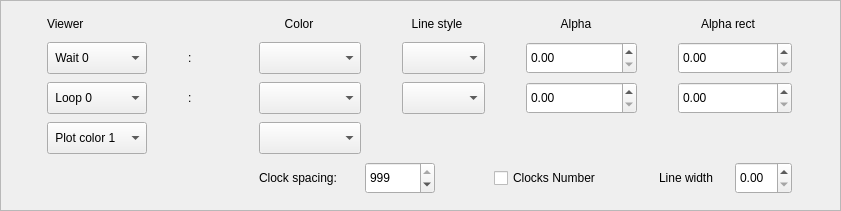
  <widget class="QFrame" name="frame_9">
   <property name="geometry">
    <rect>
     <x>10</x>
     <y>480</y>
     <width>841</width>
     <height>211</height>
    </rect>
   </property>
   <property name="frameShape">
    <enum>QFrame::StyledPanel</enum>
   </property>
   <property name="frameShadow">
    <enum>QFrame::Raised</enum>
   </property>
   <layout class="QGridLayout" name="gridLayout_9">
    <item row="2" column="1">
     <widget class="QLabel" name="label_413">
      <property name="minimumSize">
       <size>
        <width>0</width>
        <height>0</height>
       </size>
      </property>
      <property name="maximumSize">
       <size>
        <width>30</width>
        <height>16777215</height>
       </size>
      </property>
      <property name="text">
       <string>:</string>
      </property>
     </widget>
    </item>
    <item row="0" column="4">
     <widget class="QLabel" name="label_5">
      <property name="maximumSize">
       <size>
        <width>100</width>
        <height>20</height>
       </size>
      </property>
      <property name="font">
       <font>
        <pointsize>9</pointsize>
       </font>
      </property>
      <property name="text">
       <string>Alpha</string>
      </property>
      <property name="alignment">
       <set>Qt::AlignCenter</set>
      </property>
     </widget>
    </item>
    <item row="0" column="5">
     <widget class="QLabel" name="label_4">
      <property name="maximumSize">
       <size>
        <width>100</width>
        <height>20</height>
       </size>
      </property>
      <property name="font">
       <font>
        <pointsize>9</pointsize>
       </font>
      </property>
      <property name="text">
       <string>Alpha rect</string>
      </property>
      <property name="alignment">
       <set>Qt::AlignCenter</set>
      </property>
     </widget>
    </item>
    <item row="0" column="2">
     <widget class="QLabel" name="label_7">
      <property name="maximumSize">
       <size>
        <width>80</width>
        <height>20</height>
       </size>
      </property>
      <property name="font">
       <font>
        <pointsize>9</pointsize>
       </font>
      </property>
      <property name="text">
       <string>Color</string>
      </property>
      <property name="alignment">
       <set>Qt::AlignCenter</set>
      </property>
     </widget>
    </item>
    <item row="0" column="0">
     <widget class="QLabel" name="label_8">
      <property name="maximumSize">
       <size>
        <width>100</width>
        <height>20</height>
       </size>
      </property>
      <property name="text">
       <string>Viewer</string>
      </property>
     </widget>
    </item>
    <item row="2" column="4">
     <widget class="QDoubleSpinBox" name="doubleSpinBoxLoopAlpha">
      <property name="minimumSize">
       <size>
        <width>0</width>
        <height>31</height>
       </size>
      </property>
      <property name="maximumSize">
       <size>
        <width>120</width>
        <height>32</height>
       </size>
      </property>
      <property name="toolTip">
       <string>Alpha</string>
      </property>
      <property name="maximum">
       <double>1.000000000000000</double>
      </property>
      <property name="singleStep">
       <double>0.010000000000000</double>
      </property>
     </widget>
    </item>
    <item row="2" column="0">
     <widget class="QComboBox" name="comboBoxPatLoop">
      <property name="minimumSize">
       <size>
        <width>100</width>
        <height>32</height>
       </size>
      </property>
      <property name="maximumSize">
       <size>
        <width>120</width>
        <height>32</height>
       </size>
      </property>
      <item>
       <property name="text">
        <string> Loop 0</string>
       </property>
      </item>
      <item>
       <property name="text">
        <string> Loop 1</string>
       </property>
      </item>
      <item>
       <property name="text">
        <string> Loop 2</string>
       </property>
      </item>
      <item>
       <property name="text">
        <string> Loop 3</string>
       </property>
      </item>
      <item>
       <property name="text">
        <string> Loop 4</string>
       </property>
      </item>
      <item>
       <property name="text">
        <string> Loop 5</string>
       </property>
      </item>
     </widget>
    </item>
    <item row="1" column="1">
     <widget class="QLabel" name="label_412">
      <property name="minimumSize">
       <size>
        <width>0</width>
        <height>0</height>
       </size>
      </property>
      <property name="maximumSize">
       <size>
        <width>30</width>
        <height>16777215</height>
       </size>
      </property>
      <property name="text">
       <string>:</string>
      </property>
     </widget>
    </item>
    <item row="1" column="4">
     <widget class="QDoubleSpinBox" name="doubleSpinBoxWaitAlpha">
      <property name="minimumSize">
       <size>
        <width>0</width>
        <height>31</height>
       </size>
      </property>
      <property name="maximumSize">
       <size>
        <width>120</width>
        <height>32</height>
       </size>
      </property>
      <property name="toolTip">
       <string>Alpha</string>
      </property>
      <property name="maximum">
       <double>1.000000000000000</double>
      </property>
      <property name="singleStep">
       <double>0.010000000000000</double>
      </property>
     </widget>
    </item>
    <item row="1" column="0">
     <widget class="QComboBox" name="comboBoxPatWait">
      <property name="minimumSize">
       <size>
        <width>100</width>
        <height>32</height>
       </size>
      </property>
      <property name="maximumSize">
       <size>
        <width>120</width>
        <height>32</height>
       </size>
      </property>
      <item>
       <property name="text">
        <string> Wait 0</string>
       </property>
      </item>
      <item>
       <property name="text">
        <string> Wait 1</string>
       </property>
      </item>
      <item>
       <property name="text">
        <string> Wait 2</string>
       </property>
      </item>
      <item>
       <property name="text">
        <string> Wait 3</string>
       </property>
      </item>
      <item>
       <property name="text">
        <string> Wait 4</string>
       </property>
      </item>
      <item>
       <property name="text">
        <string> Wait 5</string>
       </property>
      </item>
     </widget>
    </item>
    <item row="1" column="3">
     <widget class="QComboBox" name="comboBoxPatWaitLineStyle">
      <property name="minimumSize">
       <size>
        <width>70</width>
        <height>32</height>
       </size>
      </property>
      <property name="maximumSize">
       <size>
        <width>120</width>
        <height>32</height>
       </size>
      </property>
      <property name="toolTip">
       <string>Line Style</string>
      </property>
     </widget>
    </item>
    <item row="1" column="5">
     <widget class="QDoubleSpinBox" name="doubleSpinBoxWaitAlphaRect">
      <property name="maximumSize">
       <size>
        <width>120</width>
        <height>32</height>
       </size>
      </property>
      <property name="toolTip">
       <string>Alpha Rect</string>
      </property>
      <property name="maximum">
       <double>1.000000000000000</double>
      </property>
      <property name="singleStep">
       <double>0.010000000000000</double>
      </property>
     </widget>
    </item>
    <item row="2" column="2">
     <widget class="QComboBox" name="comboBoxPatLoopColor">
      <property name="minimumSize">
       <size>
        <width>80</width>
        <height>32</height>
       </size>
      </property>
      <property name="maximumSize">
       <size>
        <width>120</width>
        <height>32</height>
       </size>
      </property>
     </widget>
    </item>
    <item row="2" column="3">
     <widget class="QComboBox" name="comboBoxPatLoopLineStyle">
      <property name="minimumSize">
       <size>
        <width>70</width>
        <height>32</height>
       </size>
      </property>
      <property name="maximumSize">
       <size>
        <width>120</width>
        <height>32</height>
       </size>
      </property>
      <property name="toolTip">
       <string>Line Style</string>
      </property>
     </widget>
    </item>
    <item row="2" column="5">
     <widget class="QDoubleSpinBox" name="doubleSpinBoxLoopAlphaRect">
      <property name="maximumSize">
       <size>
        <width>120</width>
        <height>32</height>
       </size>
      </property>
      <property name="toolTip">
       <string>Alpha Rect</string>
      </property>
      <property name="maximum">
       <double>1.000000000000000</double>
      </property>
      <property name="singleStep">
       <double>0.010000000000000</double>
      </property>
     </widget>
    </item>
    <item row="0" column="3">
     <widget class="QLabel" name="label_6">
      <property name="maximumSize">
       <size>
        <width>70</width>
        <height>20</height>
       </size>
      </property>
      <property name="font">
       <font>
        <pointsize>9</pointsize>
       </font>
      </property>
      <property name="text">
       <string>Line style</string>
      </property>
      <property name="alignment">
       <set>Qt::AlignCenter</set>
      </property>
     </widget>
    </item>
    <item row="1" column="2">
     <widget class="QComboBox" name="comboBoxPatWaitColor">
      <property name="minimumSize">
       <size>
        <width>80</width>
        <height>32</height>
       </size>
      </property>
      <property name="maximumSize">
       <size>
        <width>120</width>
        <height>32</height>
       </size>
      </property>
     </widget>
    </item>
    <item row="3" column="0">
     <widget class="QComboBox" name="comboBoxPatColorSelect">
      <property name="minimumSize">
       <size>
        <width>100</width>
        <height>32</height>
       </size>
      </property>
      <property name="maximumSize">
       <size>
        <width>120</width>
        <height>32</height>
       </size>
      </property>
      <item>
       <property name="text">
        <string> Plot color 1</string>
       </property>
      </item>
      <item>
       <property name="text">
        <string> Plot color 2</string>
       </property>
      </item>
     </widget>
    </item>
    <item row="3" column="2">
     <widget class="QComboBox" name="comboBoxPatColor">
      <property name="minimumSize">
       <size>
        <width>80</width>
        <height>32</height>
       </size>
      </property>
      <property name="maximumSize">
       <size>
        <width>120</width>
        <height>32</height>
       </size>
      </property>
     </widget>
    </item>
    <item row="4" column="2" colspan="4">
     <layout class="QHBoxLayout" name="horizontalLayout_4">
      <item>
       <widget class="QLabel" name="label_2">
        <property name="minimumSize">
         <size>
          <width>100</width>
          <height>0</height>
         </size>
        </property>
        <property name="maximumSize">
         <size>
          <width>100</width>
          <height>16777215</height>
         </size>
        </property>
        <property name="text">
         <string>Clock spacing:</string>
        </property>
       </widget>
      </item>
      <item>
       <widget class="QSpinBox" name="spinBoxPatClockSpacing">
        <property name="minimumSize">
         <size>
          <width>70</width>
          <height>32</height>
         </size>
        </property>
        <property name="maximumSize">
         <size>
          <width>16777215</width>
          <height>32</height>
         </size>
        </property>
        <property name="maximum">
         <number>999</number>
        </property>
        <property name="value">
         <number>999</number>
        </property>
       </widget>
      </item>
      <item>
       <spacer name="horizontalSpacer_17">
        <property name="orientation">
         <enum>Qt::Horizontal</enum>
        </property>
        <property name="sizeType">
         <enum>QSizePolicy::Expanding</enum>
        </property>
        <property name="sizeHint" stdset="0">
         <size>
          <width>40</width>
          <height>0</height>
         </size>
        </property>
       </spacer>
      </item>
      <item>
       <widget class="QCheckBox" name="checkBoxPatShowClockNumber">
        <property name="text">
         <string>Clocks Number</string>
        </property>
       </widget>
      </item>
      <item>
       <spacer name="horizontalSpacer_2">
        <property name="orientation">
         <enum>Qt::Horizontal</enum>
        </property>
        <property name="sizeHint" stdset="0">
         <size>
          <width>40</width>
          <height>20</height>
         </size>
        </property>
       </spacer>
      </item>
      <item>
       <widget class="QLabel" name="label_3">
        <property name="minimumSize">
         <size>
          <width>70</width>
          <height>0</height>
         </size>
        </property>
        <property name="maximumSize">
         <size>
          <width>70</width>
          <height>16777215</height>
         </size>
        </property>
        <property name="text">
         <string>Line width</string>
        </property>
       </widget>
      </item>
      <item>
       <widget class="QDoubleSpinBox" name="doubleSpinBoxLineWidth">
        <property name="minimumSize">
         <size>
          <width>0</width>
          <height>32</height>
         </size>
        </property>
        <property name="maximumSize">
         <size>
          <width>120</width>
          <height>32</height>
         </size>
        </property>
        <property name="toolTip">
         <string>Alpha Rect</string>
        </property>
       </widget>
      </item>
     </layout>
    </item>
   </layout>
  </widget>
